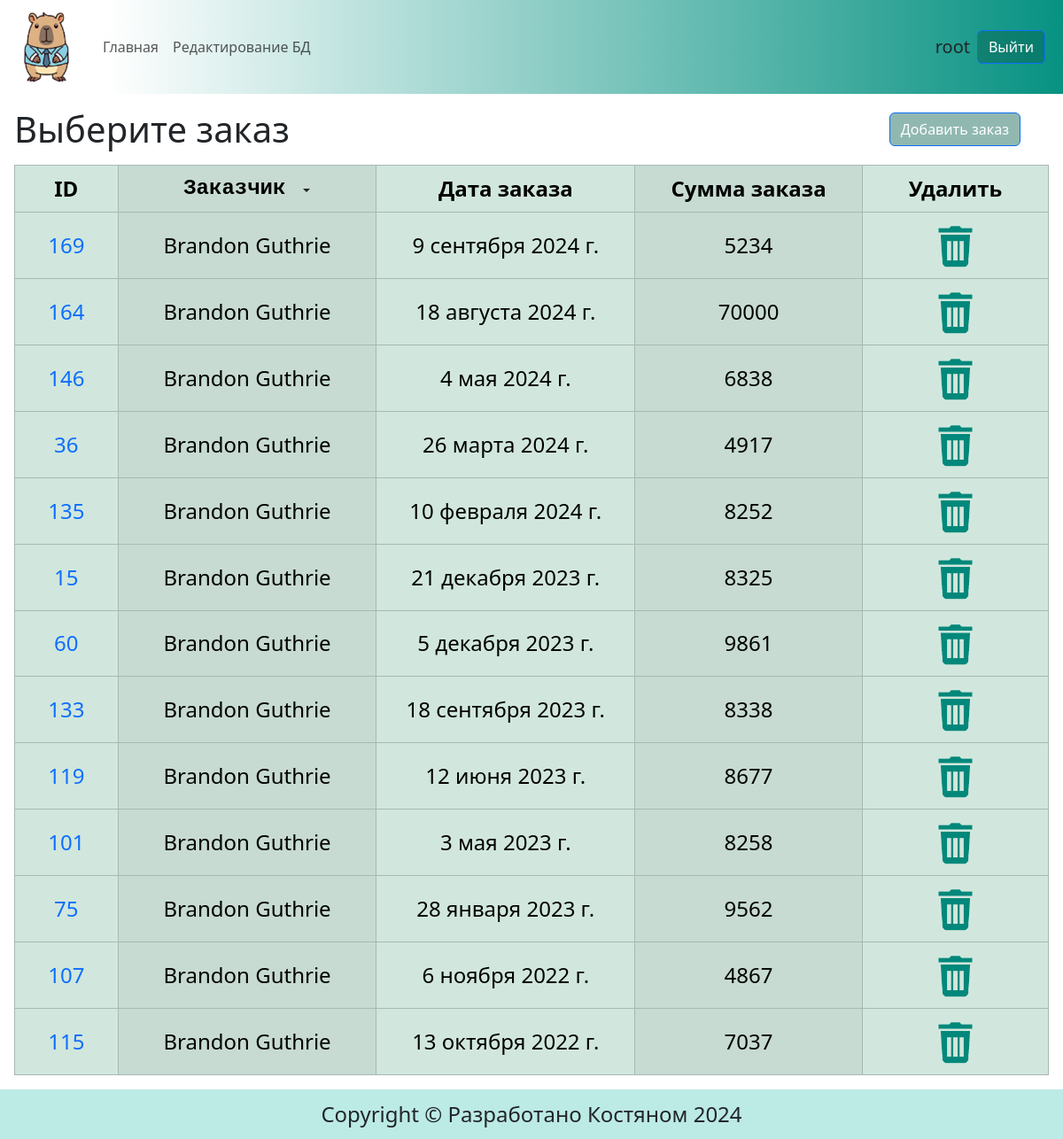
The app's page /orders/9 (signed in) with its own data.
### main/models.py (models this page shows, shortened)
class Order(models.Model):
    client = models.ForeignKey(Client, on_delete=models.DO_NOTHING, verbose_name='Заказчик')
    order_date = models.DateField(verbose_name="дата заказа")
    amount = models.IntegerField(null=False, verbose_name="сумма заказа")
    class Meta:
        db_table = "order"  # Имя таблицы в БД
        verbose_name = "Заказ"
        verbose_name_plural = "Заказы"
        ordering = ['-order_date']
        indexes = [
            models.Index(fields=['-order_date']),
        ]

class Client(models.Model):
    fullname = models.CharField(max_length=100, null=False, verbose_name="имя_фамилия")
    class Meta:
        db_table = "client" # Имя таблицы в БД
        verbose_name = "Заказчик"
        verbose_name_plural = "Заказчики"
    def __str__(self):
        return str(self.fullname)

### main/views.py (the view)
# urls.py: path('orders/', views.order, name='orders'),
@login_required
def order(request, client_pk=""):
    print(request.path == f'/orders/{client_pk}')
    if client_pk:
        orders = Order.objects.select_related("client").filter(client__id=client_pk)
    else:
        orders = Order.objects.select_related("client").all()
    clients = Client.objects.all()
    context = {
        "clients": clients,
        "orders": orders,
    }
    return render(request, "main/orders.html", context)

### main/context_processors.py (called while the page is built)
def edit_form_context(request):
    add_order_form = AddOrderForm()
    return {'add_order_form': add_order_form,}

### main/templates/main/orders.html (shortened to what this page needs)
{% extends 'base.html' %} {% load static %}
{% block content %}
<div class="d-flex justify-content-between align-items-center mt-3">
    <div class="mx-3"><h1 class="m-0">Выберите заказ</h1></div>
    <div class="d-grid gap-2 d-md-flex justify-content-md-end">
      <form action="add/" method="post">
        <button type="button" class="btn btn-primary me-md-5 me-sm-3 me-1" data-bs-toggle="modal" data-bs-target="#exampleModal">
          Добавить заказ
        </button>
      </form>
    </div>
</div>
<form action="">
  <div class="m-3">
    <table  class="table table-success table-bordered table-striped-columns table-hover align-middle">
    <thead>
      <tr>
        <th class="align-middle" style="width: 10%;" scope="col">ID</th>
        <th class="align-middle" style="width: 25%;" scope="col">
          <div class="d-flex justify-content-center align-items-center">
            <div><pre class="m-0">Заказчик </pre></div>
            <div class="dropdown ">
            <button class="btn btn- dropdown-toggle p-0" type="button" id="dropdownMenuButton1" data-bs-toggle="dropdown" aria-expanded="false">
            </button>
            </div>
          </div>
      </th>
        <th class="align-middle" style="width: 25%;" scope="col">Дата заказа</th>
        <th class="align-middle" style="width: 22%;" scope="col">Сумма заказа</th>
        <th class="align-middle" style="width: 18%;" scope="col">Удалить</th>
      </tr>
    </thead>
    <tbody>
      {% for order in orders %}
      <tr>
        <td scope="row"><a href="{% url 'main:edit' order.id %}" title="Редактировать заказ">{{ order.id }}</a></td>
        <td scope="row">{{ order.client }}</td>
        <td scope="row">{{ order.order_date }}</td>
        <td scope="row">{{ order.amount }}</td>
        <td scope="row">
          <a class="m-0 p-0" href="{% url 'main:delete' order.id %}" type="button"><img class="rounded" src="{% static 'main/images/del.png' %}" alt="Удалить"></a>
        </td>
      </tr>
      {% endfor %}
    </tbody>
  </table>
  </div>
</form>
{% endblock %}

### templates/base.html (shortened to what this page needs)
{% load static %}
<!DOCTYPE html>
<html lang="en">
  <head>
    <link
      href="https://cdn.jsdelivr.net/npm/bootstrap@5.3.3/dist/css/bootstrap.min.css"
      rel="stylesheet"
>
    <link href="{% static 'main/css/styles.css' %}" rel="stylesheet">
  </head>
    <body class="wrapper">
      <header>
        <nav class="navbar navbar-expand-lg">
          <div class="container-fluid">
            <a class="navbar-brand" href="{% url 'main:index' %}" ><img src="{% static 'main/images/logo.png' %}" alt="Тут должна быть капибара"></a>
            <div class="collapse navbar-collapse" id="navbarSupportedContent">
              <ul class="navbar-nav me-auto mb-2 mb-lg-0">
                <li class="nav-item">
                  <a class="nav-link {% if request.path == '/' %}active{% endif %}" aria-current="page" href="{% url 'main:index' %}">Главная</a>
                </li>
                <li class="nav-item">
                  <a class="nav-link {% if request.path == '/orders/' %}active{% endif %}" href="{% url 'main:orders' %}" >Редактирование БД</a>
                </li>
              </ul>
              <form class="d-flex align-items-center">
                {% if user.is_authenticated %}
                <span class="align-text-top fs-5">{{user.username}}</span><a class="btn btn-primary mx-2" href="{% url 'users:logout' %}">Выйти</a>
                {% else %}
                <a class="btn btn-primary mx-2" href="{% url 'users:login' %}" role="button">Войти</a>  <a class="btn btn-primary mx-2" href="{% url 'users:registration' %}" role="button">Регистрация</a>
                {% endif %}
              </form>
            </div>
          </div>
        </nav>
      </header>
      <section>
          {% block content %}
          {% endblock %}
      </section>
      <footer class="bd-footer text-center">
        <p>Copyright © Разработано Костяном 2024</p>
      </footer>
    </body>
</html>

### main/static/main/css/styles.css (style rules this page uses)
a { text-decoration: none; }
p, pre { font-size: clamp(0.75rem, 0.25rem + 2vw, 1.5rem); }
.navbar { background: linear-gradient(90deg, #ffffff 10%, #079282 100%); }
.navbar-brand img { width: 80px; height: 80px; }
.btn-primary { background-color: rgba(4, 95, 78, 0.441); }
.bd-footer { background-color: #25baa94e; }
.table { font-size: clamp(0.75rem, 0.25rem + 2vw, 1.5rem); text-align: center; table-layout:fixed; }
.rounded { width: 30%; }
html, body { height: 100%; }
.wrapper { min-height: 100%; display: flex; flex-direction: column; }
section { flex-grow: 1; }
footer > p { margin: 10px; }

### records on screen
Order: id "169", client "Brandon Guthrie", order_date "9 сентября 2024 г.", amount "5234"
Order: id "164", client "Brandon Guthrie", order_date "18 августа 2024 г.", amount "70000"
Order: id "146", client "Brandon Guthrie", order_date "4 мая 2024 г.", amount "6838"
Order: id "36", client "Brandon Guthrie", order_date "26 марта 2024 г.", amount "4917"
Order: id "135", client "Brandon Guthrie", order_date "10 февраля 2024 г.", amount "8252"
Order: id "15", client "Brandon Guthrie", order_date "21 декабря 2023 г.", amount "8325"
Order: id "60", client "Brandon Guthrie", order_date "5 декабря 2023 г.", amount "9861"
Order: id "133", client "Brandon Guthrie", order_date "18 сентября 2023 г.", amount "8338"
Order: id "119", client "Brandon Guthrie", order_date "12 июня 2023 г.", amount "8677"
Order: id "101", client "Brandon Guthrie", order_date "3 мая 2023 г.", amount "8258"
Order: id "75", client "Brandon Guthrie", order_date "28 января 2023 г.", amount "9562"
Order: id "107", client "Brandon Guthrie", order_date "6 ноября 2022 г.", amount "4867"
Order: id "115", client "Brandon Guthrie", order_date "13 октября 2022 г.", amount "7037"

### other values on screen
{{ user.username }} "root"
